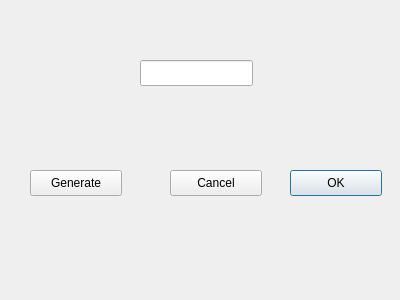
<?xml version="1.0" encoding="UTF-8"?>
<ui version="4.0">
 <class>GenerateDialog</class>
 <widget class="QDialog" name="GenerateDialog">
  <property name="geometry">
   <rect>
    <x>0</x>
    <y>0</y>
    <width>400</width>
    <height>300</height>
   </rect>
  </property>
  <property name="windowTitle">
   <string>Dialog</string>
  </property>
  <widget class="QLineEdit" name="passwordPreview">
   <property name="geometry">
    <rect>
     <x>140</x>
     <y>60</y>
     <width>113</width>
     <height>26</height>
    </rect>
   </property>
  </widget>
  <widget class="QPushButton" name="acceptButton">
   <property name="geometry">
    <rect>
     <x>290</x>
     <y>170</y>
     <width>92</width>
     <height>26</height>
    </rect>
   </property>
   <property name="text">
    <string>OK</string>
   </property>
  </widget>
  <widget class="QPushButton" name="cancelButton">
   <property name="geometry">
    <rect>
     <x>170</x>
     <y>170</y>
     <width>92</width>
     <height>26</height>
    </rect>
   </property>
   <property name="text">
    <string>Cancel</string>
   </property>
  </widget>
  <widget class="QPushButton" name="generateButton">
   <property name="geometry">
    <rect>
     <x>30</x>
     <y>170</y>
     <width>92</width>
     <height>26</height>
    </rect>
   </property>
   <property name="text">
    <string>Generate</string>
   </property>
  </widget>
 </widget>
 <resources/>
 <connections/>
</ui>
